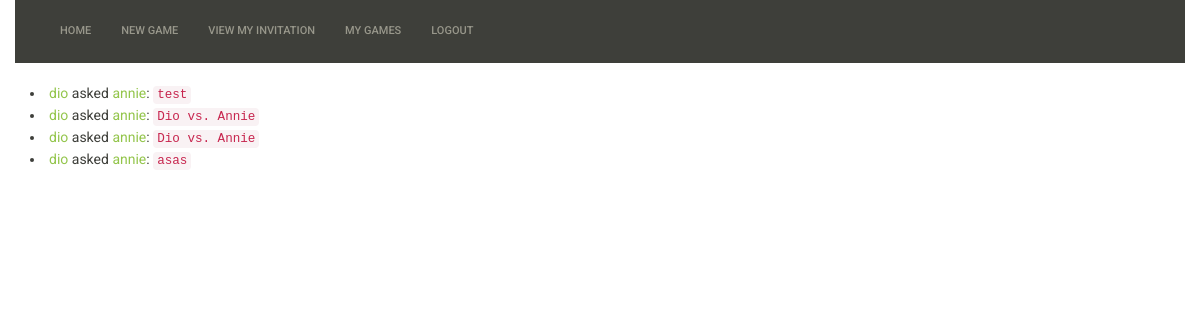
/tictactoe/view_invitation (signed in), run on an earlier commit of the app's database.
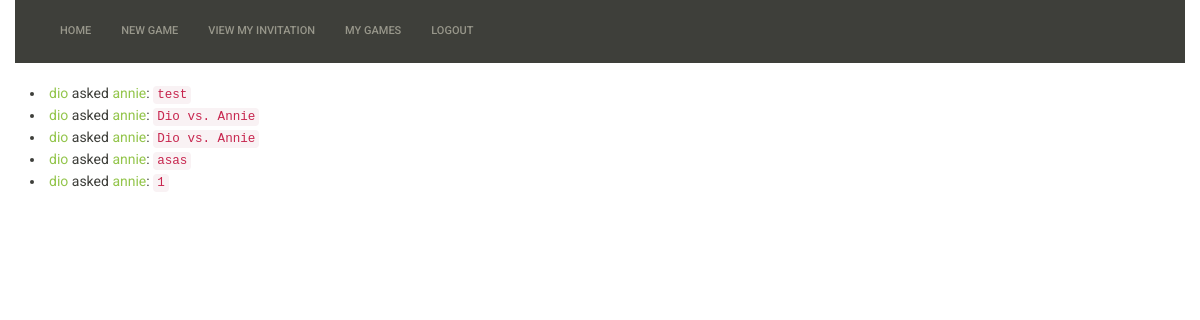
And on a later commit of the database.
### tictactoe/models.py (models this page shows)
class Invitation(models.Model):
    from_user = models.ForeignKey(User, related_name="invitations_sent")
    to_user = models.ForeignKey(User, related_name="invitation_received")
    message = models.CharField(max_length=300)
    timestamp = models.DateTimeField(auto_now_add=True)
    objects = InvitationManager()

### tictactoe/views.py (the view)
# urls.py: url(r'^tictactoe/view_invitation', tictactoe_views.view_invitation, name="tictactoe_view_invitation")
@login_required
def view_invitation(request):
    invites = Invitation.objects.invitation_for_user(request.user)
    return render(request, "tictactoe/view_invitation.html", {'invites': invites})

### tictactoe/models.py (called while the page is built)
    def invitation_for_user(self, user):
        return super(InvitationManager, self).get_queryset().filter(Q(to_user_id=user.id))

### tictactoe/templates/tictactoe/view_invitation.html (shortened to what this page needs)
{% extends "base.html" %}
{% block content %}
{%  for invite in invites %}
    <li><a href="#">{{ invite.from_user }}</a> asked <a href="#">{{ invite.to_user }}</a>: <code>{{ invite.message }}</code></li>
{%  endfor %}
{% endblock content %}

What changed in the data, as far as the page shows it:
added Invitation: from_user "dio", to_user "annie", message "1"
